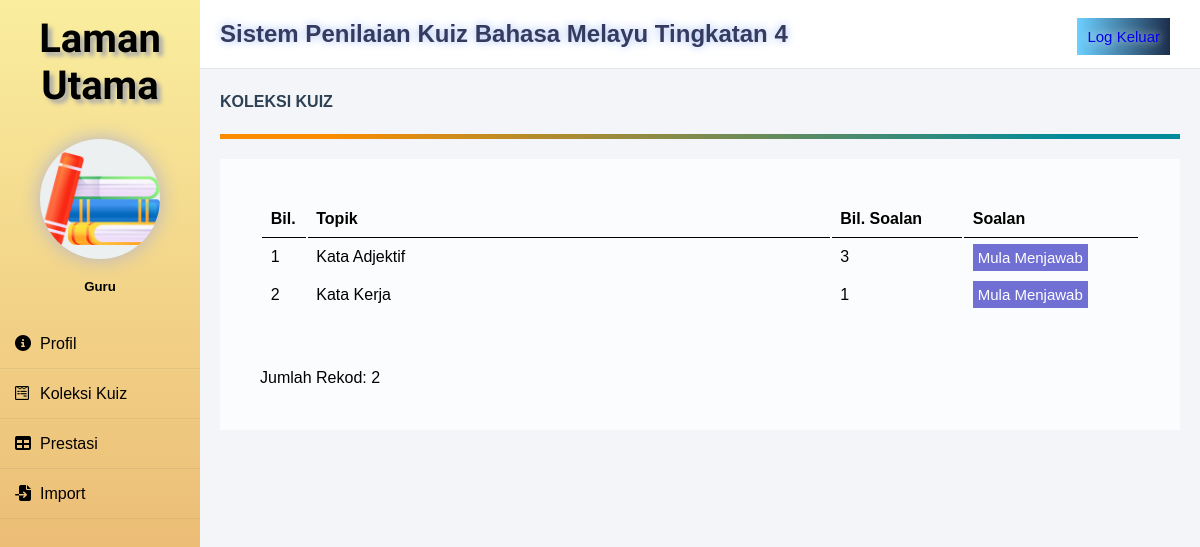
The app's page /koleksikuizmurid.php (signed in) with its own data.
### tables this page shows
CREATE TABLE `topik` (
  `idtopik` varchar(10) NOT NULL,
  `topik` varchar(30) NOT NULL,
  `idpengguna` varchar(10) NOT NULL
);

### koleksikuizmurid.php (the view, shortened to what this page needs)
<?php
require 'connect.php';
include('template/sidebar.php');
?>
<head>
    <link rel="stylesheet" href="css/koleksikuizmuridstyle.css?v=<?php echo time(); ?>">
</head>
        <div class="space">
            <div class="header">
                <h2>Sistem Penilaian Kuiz Bahasa Melayu Tingkatan 4</h2>
                <div class="logoutbutton"><a href="logout.php">Log Keluar</a></div>
            </div>
            <div class="maincontent">
                <div class="title">KOLEKSI KUIZ</div>
                <div class="separator"></div>
                <div class="detailbox">
                    <table class="koleksikuiz" autowidth="false">
                        <thead>
                            <tr>
                                <th style="width: 5%;">Bil.</th>
                                <th style="width: 60%;">Topik</th>
                                <th style="width: 15%;">Bil. Soalan</th>
                                <th style="width: 20%;">Soalan</th>
                            </tr>
                        </thead>
                        <?php
                            $bil = 1;
                            $querytopik = mysqli_query($conn, "SELECT * FROM topik");
                            while ($rowtopik = mysqli_fetch_array($querytopik)){
                                $idtopik = $rowtopik['idtopik'];
                                $databil = mysqli_query($conn, "SELECT nosoal FROM soalan WHERE idtopik='$idtopik'");
                                $getbil = mysqli_num_rows($databil);
                        ?>
                            <tr>
                                <td><?php echo $bil++;?></td>
                                <td><?php echo $rowtopik['topik'];?></td>
                                <td><?php echo $getbil;?></td>
                                <td>
                                    <a href="lamanjawabsoalan.php?idtopik=<?php echo $rowtopik['idtopik']; ?>" class="jawabsoalan">Mula Menjawab</a>
                                </td>
                            </tr>
                        <?php } ?>
                    </table>
                        <br><br>Jumlah Rekod: <?php echo $bil-1;?><br>
                    </div>
            </div>
        </div>
</body>
</html>

### template/sidebar.css (style rules this page uses)
* { margin: 0; padding: 0; box-sizing: border-box; list-style: none; font-family: Verdana, Geneva, Tahoma, sans-serif; }
body { margin: 0; padding: 0; background: #f3f5f9; }

### css/koleksikuizmuridstyle.css (style rules this page uses)
* { margin: 0; padding: 0; box-sizing: border-box; list-style: none; font-family: Verdana, Geneva, Tahoma, sans-serif; }
body { margin: 0; padding: 0; background: #f3f5f9; }
.space { width: 100%; margin-left: 200px; }
.header { padding: 20px; background: #fff; color: #000000; border-bottom: 1px solid #e0e4e8; }
.header h2 { color: #353A5F; text-shadow: 0 0 10px #9EBAF3; }
.logoutbutton { padding: 10px; background-image: linear-gradient(90deg,#6CD0FF,#1C2E4C); text-shadow: 0 0 10px #fff; float: right; margin-top: -30px; margin-right: 10px; font-size: 15px; color: #fff; }
a { text-decoration: none; }
.maincontent { margin: 20px; color: #000000; line-height: 25px; }
.maincontent div { margin-bottom: 20px; }
.title { font-weight: bold; color: #2E4053; }
.separator { height: 5px; background-image: linear-gradient(108.9deg, rgba(251,140,0,1) 11.2%, rgba(0,139,155,1) 88.9%); }
.detailbox { position: relative; background: #fff; background-color: rgba(255, 255, 255, 0.7); padding: 40px; }
.koleksikuiz { width: 100%; table-layout: auto; }
table tr th { border-bottom: 1px solid black; padding: 1%; text-align: left; }
table tr td { padding: 1%; }
.jawabsoalan { background-color: #706fd3; padding: 5px; color: white; text-decoration: none; font-size: 15px; }

### records on screen
topik: topik "Kata Adjektif", getbil "3"
topik: topik "Kata Kerja", getbil "1"

### other values on screen
$bil-1 "2"
